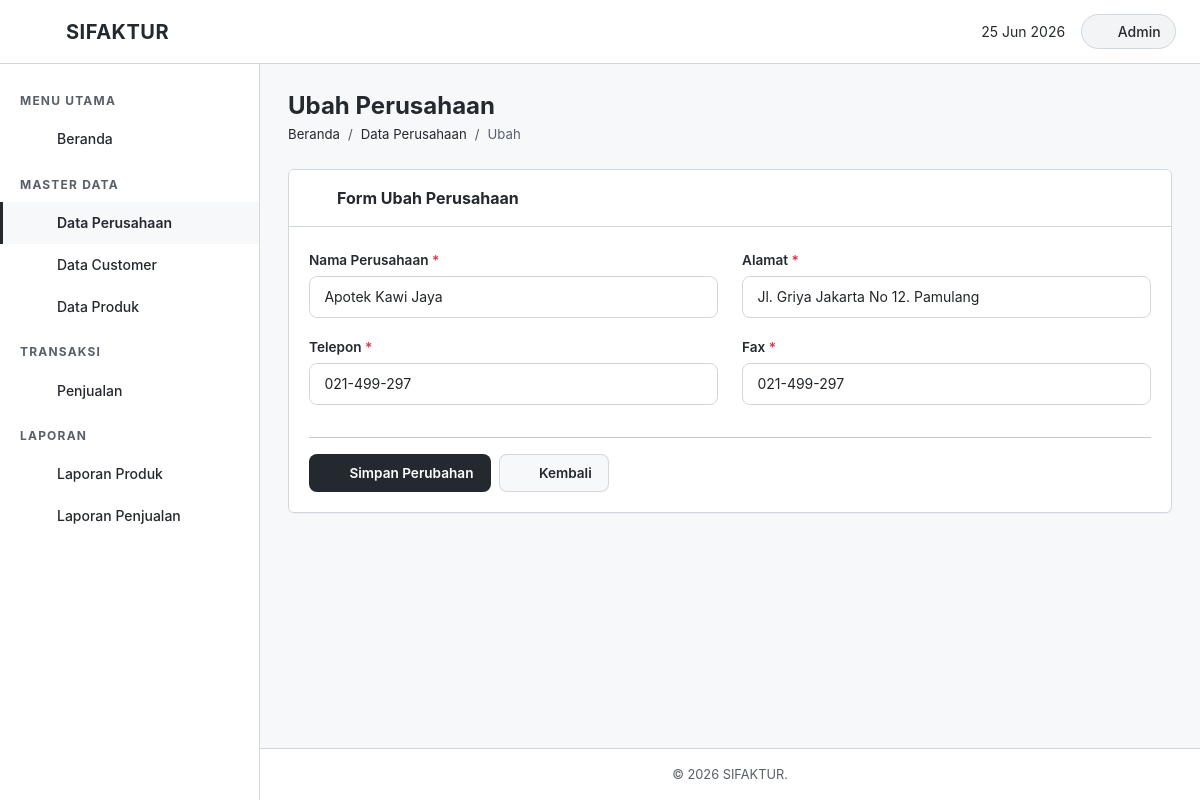
The app's page /perusahaan/ubah.php?id=6 with its own data.
### tables this page shows
CREATE TABLE `perusahaan` (
  `id_perusahaan` int(11) NOT NULL AUTO_INCREMENT,
  `nama_perusahaan` varchar(150) NOT NULL,
  `alamat` varchar(255) DEFAULT NULL,
  `telp` varchar(20) DEFAULT NULL,
  `fax` varchar(20) DEFAULT NULL,
  PRIMARY KEY (`id_perusahaan`)
);

### classes/Database.php (called while the page is built, shortened)
<?php
class Database {
    private $host = 'localhost';
    private $user = 'root';
    private $pass = '';
    private $dbname = 'faktur';
    private static $instance = null;
    private $conn;
    private function __construct() {
        try {
            $this->conn = new mysqli($this->host, $this->user, $this->pass, $this->dbname);
            $this->conn->set_charset("utf8mb4");
        } catch (Exception $e) {
            Logger::error("Koneksi database gagal", $e);
            die("<div style='padding:20px;background:#f8d7da;color:#842029;border-radius:8px;margin:20px;font-family:sans-serif;'>
                <strong>Terjadi Kesalahan Sistem!</strong><br>
                Gagal terhubung ke database. Silakan cek file logs/error.log untuk detail debugging.
            </div>");
        }
    }
    public static function getInstance() {
        if (self::$instance === null) {
            self::$instance = new Database();
        }
        return self::$instance;
    }
    public function getConnection() {
        return $this->conn;
    }
}

### classes/Perusahaan.php (called while the page is built, shortened)
<?php
require_once __DIR__ . '/Database.php';
class Perusahaan {
    private $conn;
    public function __construct() {
        $this->conn = Database::getInstance()->getConnection();
    }
    public function getById($id) {
        try {
            $stmt = $this->conn->prepare("SELECT * FROM perusahaan WHERE id_perusahaan = ?");
            $stmt->bind_param("i", $id);
            $stmt->execute();
            return $stmt->get_result()->fetch_assoc();
        } catch (Exception $e) {
            Logger::error("Gagal mengambil data perusahaan ID: $id", $e);
            return false;
        }
    }
}

### perusahaan/ubah.php (the view, shortened to what this page needs)
<?php
require_once dirname(__DIR__) . '/config/koneksi.php';
$id = intval($_GET['id'] ?? 0);
require_once dirname(__DIR__) . '/classes/Perusahaan.php';
$perusahaanObj = new Perusahaan();
$data = $perusahaanObj->getById($id);
include dirname(__DIR__) . '/includes/header.php';
include dirname(__DIR__) . '/includes/sidebar.php';
?>
<div class="page-header">
    <h2><i class="bi bi-pencil-square"></i> Ubah Perusahaan</h2>
    <nav aria-label="breadcrumb">
        <ol class="breadcrumb">
            <li class="breadcrumb-item"><a href="<?php echo $base_url; ?>/index.php">Beranda</a></li>
            <li class="breadcrumb-item"><a href="index.php">Data Perusahaan</a></li>
            <li class="breadcrumb-item active">Ubah</li>
        </ol>
    </nav>
</div>
<div class="content-card">
    <div class="card-header-custom">
        <i class="fa-solid fa-building"></i> Form Ubah Perusahaan
    </div>
    <div class="card-body">
        <form method="POST" action="">
            <div class="row">
                <div class="col-md-6 mb-3">
                    <label for="nama_perusahaan" class="form-label">Nama Perusahaan <span class="text-danger">*</span></label>
                    <input type="text" class="form-control" id="nama_perusahaan" name="nama_perusahaan"
                           pattern="[a-zA-Z\s]+" title="Hanya boleh huruf dan spasi"
                           value="<?php echo htmlspecialchars($data['nama_perusahaan']); ?>" required minlength="2">
                </div>
                <div class="col-md-6 mb-3">
                    <label for="alamat" class="form-label">Alamat <span class="text-danger">*</span></label>
                    <input type="text" class="form-control" id="alamat" name="alamat"
                           value="<?php echo htmlspecialchars($data['alamat'] ?? ''); ?>" required minlength="5">
                </div>
                <div class="col-md-6 mb-3">
                    <label for="telp" class="form-label">Telepon <span class="text-danger">*</span></label>
                    <input type="text" inputmode="numeric" class="form-control" id="telp" name="telp"
                           pattern="[0-9\-\+ ]{8,20}" title="Harus berupa angka atau strip, 8-20 karakter"
                           value="<?php echo htmlspecialchars($data['telp'] ?? ''); ?>" required>
                </div>
                <div class="col-md-6 mb-3">
                    <label for="fax" class="form-label">Fax <span class="text-danger">*</span></label>
                    <input type="text" inputmode="numeric" class="form-control" id="fax" name="fax"
                           pattern="[0-9\-\+ ]{8,20}" title="Harus berupa angka atau strip, 8-20 karakter"
                           value="<?php echo htmlspecialchars($data['fax'] ?? ''); ?>" required>
                </div>
            </div>
            <hr>
            <div class="d-flex gap-2">
                <button type="submit" class="btn btn-success-custom">
                    <i class="fa-solid fa-check"></i> Simpan Perubahan
                </button>
                <a href="index.php" class="btn btn-secondary">
                    <i class="fa-solid fa-arrow-left"></i> Kembali
                </a>
            </div>
        </form>
    </div>
</div>
<?php include dirname(__DIR__) . '/includes/footer.php'; ?>

### assets/css/style.css (style rules this page uses)
:root { --primary: #24292f; --primary-light: #57606a; --primary-dark: #000000; --accent: #24292f; --accent-light: #d0d7de; --success: #24292f; --warning: #24292f; --danger: #24292f; --info: #24292f; --bg-body: #f6f8fa; --bg-card: #ffffff; --bg-sidebar: #ffffff; --bg-header: #ffffff; --text-dark: #24292f; --text-muted: #57606a; --text-light: #ffffff; --border-color: #d0d7de; --shadow-sm: 0 1px 0 rgba(27,31,36,0.04); --shadow-md: 0 3px 6px rgba(140,148,157,0.14); --shadow-lg: 0 8px 24px rgba(140,148,157,0.14); --radius: 6px; --radius-lg: 6px; --transition: all 0.25s cubic-bezier(0.4, 0, 0.2, 1); --sidebar-width: 260px; --header-height: 64px; --font-family: 'Geist', -apple-system, BlinkMacSystemFont, 'Segoe UI', Helvetica, Arial, sans-serif, 'Apple Color Emoji', 'Segoe UI Emoji'; }
* { margin: 0; padding: 0; box-sizing: border-box; }
body { font-family: var(--font-family); background-color: var(--bg-body); color: var(--text-dark); min-height: 100vh; display: flex; flex-direction: column; overflow-x: hidden; }
a { text-decoration: none; color: inherit; transition: var(--transition); }
.page-header { margin-bottom: 1.5rem; }
.page-header h2 { font-size: 1.5rem; font-weight: 700; color: var(--primary); margin-bottom: 0.25rem; }
.page-header .breadcrumb { background: none; padding: 0; margin: 0; font-size: 0.825rem; }
.page-header .breadcrumb-item a { color: var(--primary); }
.page-header .breadcrumb-item.active { color: var(--text-muted); }
.content-card { background: var(--bg-card); border-radius: var(--radius-lg); box-shadow: var(--shadow-sm); border: 1px solid var(--border-color); margin-bottom: 1.5rem; overflow: hidden; }
.content-card .card-header-custom { background: var(--bg-card); color: var(--text-dark); border-bottom: 1px solid var(--border-color); padding: 1rem 1.25rem; font-weight: 700; font-size: 1rem; display: flex; align-items: center; gap: 0.5rem; }
.content-card .card-header-custom i { color: var(--primary); }
.content-card .card-body { padding: 1.25rem; }
.btn { font-size: 0.85rem; font-weight: 600; border-radius: 0.5rem; padding: 0.5rem 1rem; transition: var(--transition); display: inline-flex; align-items: center; gap: 0.4rem; }
.btn-primary-custom, .btn-success-custom { background: #24292f; color: #ffffff; border: 1px solid rgba(27, 31, 36, 0.15); }
.btn-secondary { background: #f6f8fa; color: #24292f; border: 1px solid rgba(27, 31, 36, 0.15); }
.form-control, .form-select { border: 1.5px solid var(--border-color); border-radius: 0.5rem; padding: 0.6rem 0.9rem; font-size: 0.875rem; transition: var(--transition); }
.form-label { font-weight: 600; font-size: 0.85rem; color: var(--text-dark); margin-bottom: 0.35rem; }

### records on screen
perusahaan: nama_perusahaan "Apotek Kawi Jaya", alamat "Jl. Griya Jakarta No 12. Pamulang", telp "021-499-297", fax "021-499-297"
